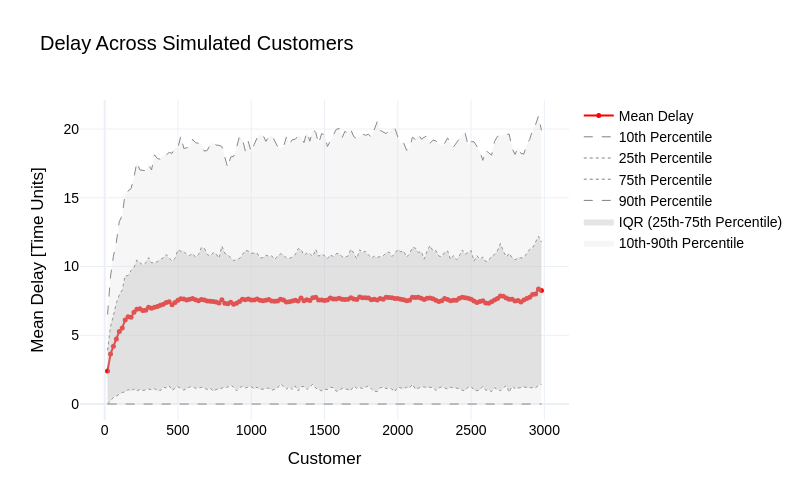

The notebook cell this image was saved under:
### Code cell
# PART A, Task 1: Plot delay vs. passenger ID using plotly or matplotlib

mean_delays = df_delays.mean(axis=0)  # Mean delay per customer interval
percentiles = df_delays.quantile([0.10, 0.25, 0.75, 0.90], axis=0)  # Compute percentiles

# Extract percentile values
customer_intervals = mean_delays.index
p10 = percentiles.loc[0.10]
p25 = percentiles.loc[0.25]
p75 = percentiles.loc[0.75]
p90 = percentiles.loc[0.90]

# Create static-style plot (Matplotlib-like)
fig = go.Figure()

# Add mean delay trace (solid black line, Matplotlib-style)
fig.add_trace(go.Scatter(
    x=customer_intervals, 
    y=mean_delays, 
    mode="lines+markers", 
    name="Mean Delay",
    line=dict(color="red", width=2),
    marker=dict(color="red", size=5)
))

# Add percentile traces (gray, dashed)
fig.add_trace(go.Scatter(
    x=customer_intervals, 
    y=p10, 
    mode="lines", 
    name="10th Percentile",
    line=dict(dash="dash", color="gray", width=1)
))

fig.add_trace(go.Scatter(
    x=customer_intervals, 
    y=p25, 
    mode="lines", 
    name="25th Percentile",
    line=dict(dash="dot", color="gray", width=1)
))

fig.add_trace(go.Scatter(
    x=customer_intervals, 
    y=p75, 
    mode="lines", 
    name="75th Percentile",
    line=dict(dash="dot", color="gray", width=1)
))

fig.add_trace(go.Scatter(
    x=customer_intervals, 
    y=p90, 
    mode="lines", 
    name="90th Percentile",
    line=dict(dash="dash", color="gray", width=1)
))

# Shade area between 25th and 75th percentile (light gray)
fig.add_trace(go.Scatter(
    x=customer_intervals.tolist() + customer_intervals[::-1].tolist(),
    y=p25.tolist() + p75[::-1].tolist(),
    fill="toself",
    fillcolor="rgba(169,169,169,0.3)",  # Light gray
    line=dict(color="rgba(255,255,255,0)"), 
    name="IQR (25th-75th Percentile)"
))

# Shade area between 10th and 90th percentile (very light gray)
fig.add_trace(go.Scatter(
    x=customer_intervals.tolist() + customer_intervals[::-1].tolist(),
    y=p10.tolist() + p90[::-1].tolist(),
    fill="toself",
    fillcolor="rgba(211,211,211,0.2)",  # Very light gray
    line=dict(color="rgba(255,255,255,0)"), 
    name="10th-90th Percentile"
))

# Update layout to look like Matplotlib
fig.update_layout(
    title="Delay Across Simulated Customers",
    xaxis_title="Customer",
    yaxis_title="Mean Delay [Time Units]",
    showlegend=True,
    template="plotly_white",  # Matplotlib-like background
    font=dict(family="Arial", size=14, color="black"),
    width=800, height=500
)

# Show plot
fig.show()

### Figure 1 — Plotly figure (JSON) as saved in the notebook; plotly's stock layout.template omitted (floating-point values rounded to 4 significant figures; data arrays with more than 128 entries replaced by an {"elided": "..."} marker saying what was removed)
{"data": [{"line": {"color": "red", "width": 2}, "marker": {"color": "red", "size": 5}, "mode": "lines+markers", "name": "Mean Delay", "type": "scatter", "x": {"elided": "149 int values"}, "y": {"elided": "149 float values"}}, {"line": {"color": "gray", "dash": "dash", "width": 1}, "mode": "lines", "name": "10th Percentile", "type": "scatter", "x": {"elided": "149 int values"}, "y": {"elided": "149 float values"}}, {"line": {"color": "gray", "dash": "dot", "width": 1}, "mode": "lines", "name": "25th Percentile", "type": "scatter", "x": {"elided": "149 int values"}, "y": {"elided": "149 float values"}}, {"line": {"color": "gray", "dash": "dot", "width": 1}, "mode": "lines", "name": "75th Percentile", "type": "scatter", "x": {"elided": "149 int values"}, "y": {"elided": "149 float values"}}, {"line": {"color": "gray", "dash": "dash", "width": 1}, "mode": "lines", "name": "90th Percentile", "type": "scatter", "x": {"elided": "149 int values"}, "y": {"elided": "149 float values"}}, {"fill": "toself", "fillcolor": "rgba(169,169,169,0.3)", "line": {"color": "rgba(255,255,255,0)"}, "name": "IQR (25th-75th Percentile)", "type": "scatter", "x": {"elided": "298 int values"}, "y": {"elided": "298 float values"}}, {"fill": "toself", "fillcolor": "rgba(211,211,211,0.2)", "line": {"color": "rgba(255,255,255,0)"}, "name": "10th-90th Percentile", "type": "scatter", "x": {"elided": "298 int values"}, "y": {"elided": "298 float values"}}], "layout": {"font": {"color": "black", "family": "Arial", "size": 14}, "height": 500, "showlegend": true, "title": {"text": "Delay Across Simulated Customers"}, "width": 800, "xaxis": {"title": {"text": "Customer"}}, "yaxis": {"title": {"text": "Mean Delay [Time Units]"}}}}
